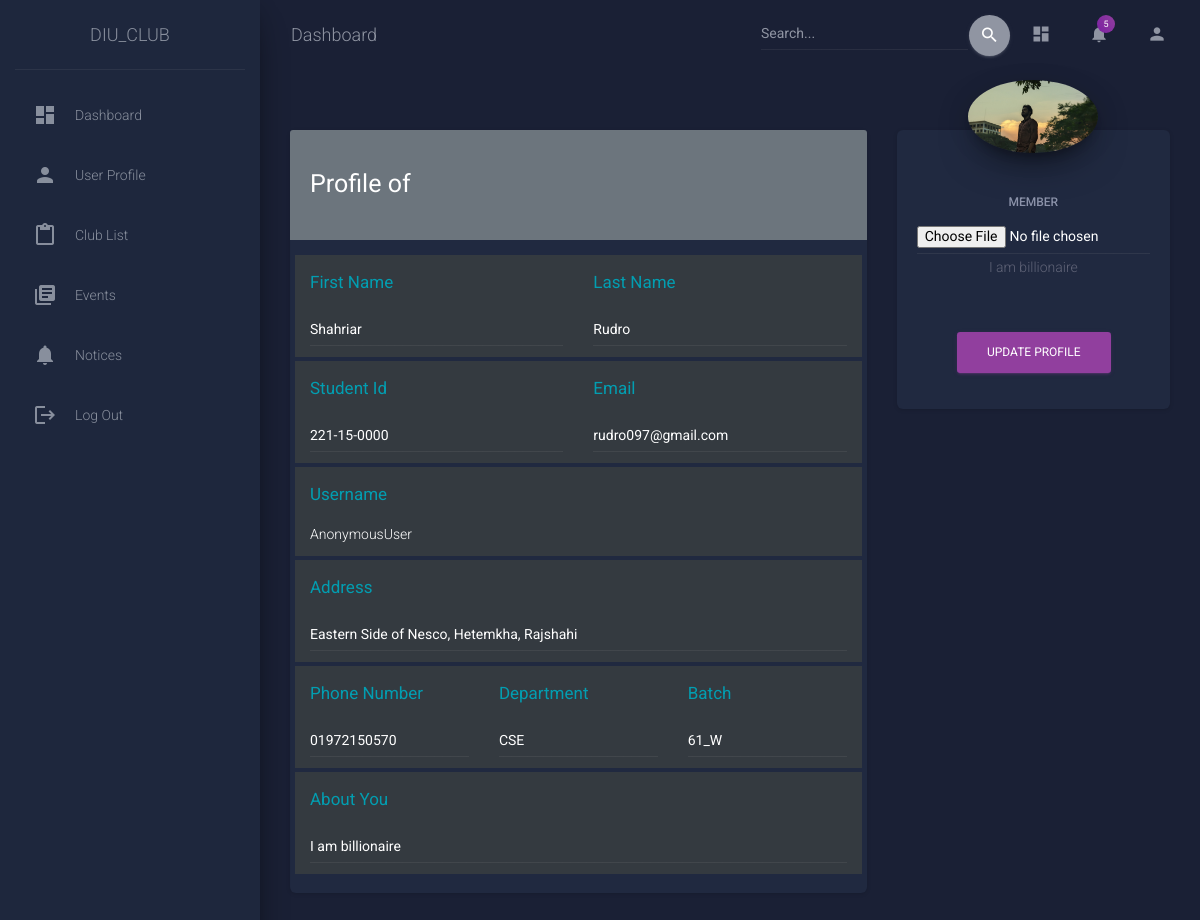
The page /auth/user_edit/2 on the database as committed earlier.
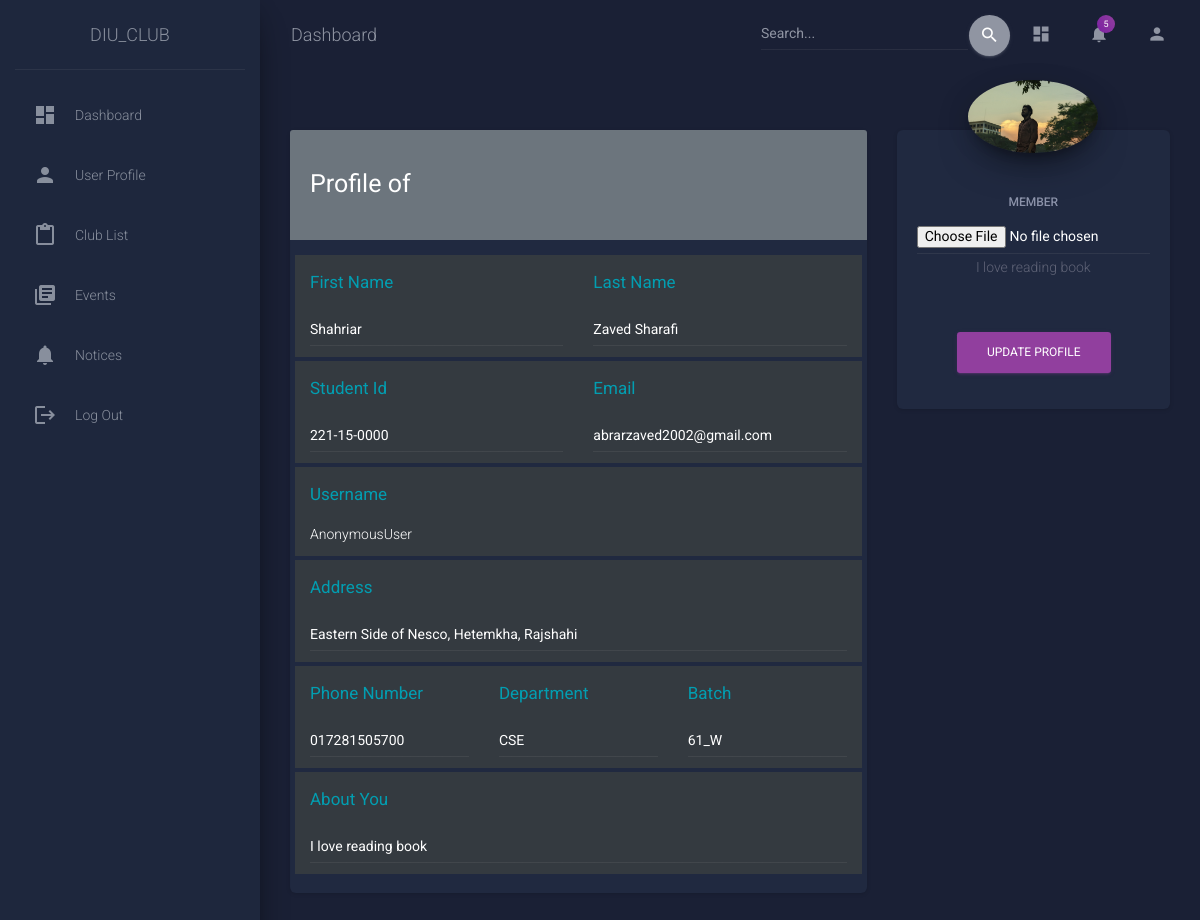
The same page on the database as committed later.
### authentication/models.py (models this page shows, shortened)
class Student(models.Model):
    user = models.OneToOneField(User, on_delete=models.CASCADE,default=User)
    first_name = models.CharField(max_length=30,blank=False)
    last_name = models.CharField(max_length=30,blank=False)
    profile_pic = models.ImageField(upload_to='profile_pic',blank=True,default='profile_pic/new_logo.png')
    student_id = models.CharField(max_length=20,unique=True,blank=False)
    email = models.EmailField(unique=True)
    dept = models.CharField(max_length=30,blank=False)
    phone_number = models.CharField(max_length=15,unique=True,blank=False)
    batch = models.CharField(max_length=5,blank=False)
    address = models.CharField(max_length=70,blank=False)
    about_you = models.CharField(max_length=250, blank=True, null=True)

### authentication/views.py (the view, shortened to what this page needs)
# urls.py: path('user_edit/<int:pk>', views.user_edit,name='user_edit'),
def user_edit(request,pk):
    students = Student.objects.get(pk=pk)
    form = StudentForm(instance=students)
    return render(request, 'authentication/user_edit.html', {'form': form})

### authentication/forms.py
class StudentForm(forms.ModelForm):
    class Meta:
        model = Student
        fields = '__all__'
        widgets = {
            'user': forms.HiddenInput(),
            'first_name': forms.TextInput(attrs={'class': 'form-control'}),
            'last_name': forms.TextInput(attrs={'class': 'form-control'}),
            'student_id': forms.TextInput(attrs={'class': 'form-control'}),
            'email': forms.EmailInput(attrs={'class': 'form-control'}),
            'dept': forms.TextInput(attrs={'class': 'form-control'}),
            'phone_number': forms.TextInput(attrs={'class': 'form-control'}),
            'batch': forms.TextInput(attrs={'class': 'form-control'}),
            'address': forms.TextInput(attrs={'class': 'form-control'}),
            'profile_pic': forms.FileInput(attrs={'class': 'form-control'}),
            'about_you': forms.TextInput(attrs={'class': 'form-control'}),
        }

### templates/authentication/user_edit.html (shortened to what the changed rows need)
{% extends "sidebar/main.html" %}
{% block content %}
  <div class="wrapper">
      {% include 'sidebar/navbar.html' %}
      <div class="content">
        <div class="container-fluid">
          <div class="row">
            <div class="col-md-8">
              <div class="card">
                <div class="card-body">
                    <form method="POST" enctype="multipart/form-data">
                      <div class="row mb-1 bg-dark text-white">
                          <div class="col-md-6">
                              <div class="form-group">
                                  <p><strong><h5 class="text-info">First Name</h5></strong></p>
                                  {{ form.first_name }}
                              </div>
                          </div>
                          <div class="col-md-6">
                              <div class="form-group">
                                  <p><strong><h5 class="text-info">Last Name</h5></strong></p>
                                  {{ form.last_name }}
                              </div>
                          </div>
                      </div>
                      <div class="row mb-1 bg-dark text-white">
                          <div class="col-md-6">
                              <div class="form-group">
                                  <p><strong><h5 class="text-info">Student Id</h5></strong></p>
                                  {{ form.student_id }}
                              </div>
                          </div>
                          <div class="col-md-6">
                              <div class="form-group">
                                  <p><strong><h5 class="text-info">Email</h5></strong></p>
                                  {{ form.email }}
                              </div>
                          </div>
                      </div>
                      <div class="row mb-1 bg-dark text-white">
                          <div class="col-md-12">
                              <div class="form-group">
                                  <p><strong><h5 class="text-info">Address</h5></strong></p>
                                  {{ form.address }}
                              </div>
                          </div>
                      </div>
                      <div class="row mb-1 bg-dark text-white">
                          <div class="col-md-4">
                              <div class="form-group">
                                  <p><strong><h5 class="text-info">Phone Number</h5></strong></p>
                                  {{ form.phone_number }}
                              </div>
                          </div>
                          <div class="col-md-4">
                              <div class="form-group">
                                  <p><strong><h5 class="text-info">Department</h5></strong></p>
                                  {{ form.dept }}
                              </div>
                          </div>
                          <div class="col-md-4">
                              <div class="form-group">
                                  <p><strong><h5 class="text-info">Batch</h5></strong></p>
                                  {{ form.batch }}
                              </div>
                          </div>
                      </div>
                      <div class="row mb-1 bg-dark text-white">
                          <div class="col-md-12">
                              <div class="form-group">
                                  <p><strong><h5 class="text-info">About You</h5></strong></p>
                                  {{ form.about_you }}
                              </div>
                          </div>
                      </div>
                </div>
              </div>
            </div>
            <div class="col-md-4">
              <div class="card card-profile">
                <div class="card-body">
                  {% if "admin" in user.username %}
                  <h6 class="card-category">Admin</h6>
                  {% else %}
                  <h6 class="card-category">Member</h6>
                  {% endif %}
                  <p class="card-description">
                    {{form.profile_pic}}
                    {{form.about_you.value}}<br><br><br>
                    <button type="submit" class="btn btn-primary pull-center">Update Profile</button>
                  </p>
                </div>
              </div>
            </div>
          </div>
        </div>
      </div>
    </div>
{% endblock %}

Rows that differ between the two databases and show on the page:
changed Student "Shahriar": last_name "Rudro" → "Zaved Sharafi"; email "rudro097@gmail.com" → "abrarzaved2002@gmail.com"; phone_number "01972150570" → "017281505700"; about_you "I am billionaire" → "I love reading book"; about_you.value "I am billionaire" → "I love reading book"
